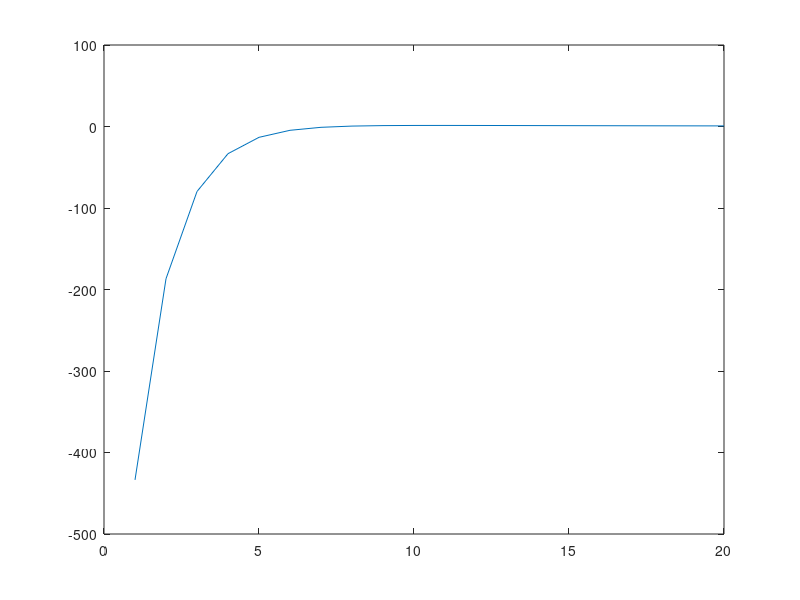

Source code (MATLAB):
% The SRM model of a neuron is as follows. It has the following parameters.

% Number of inputs N.
% PSP (post synaptic potential attached to each input) f_i(t) for i=1..N
% AHP (after hyperpolarization) for output g(t)
% 
% The neuron receives spike trains at each synapse.
% spike train at synapse i is <t^i_1,t^i_2,....>
% 
% Past output spikes of the neuron are <t^0_1,t^0,2....>
%  
% Potential at soma of neuron is:
% 
% \sum_synapses 1...N  \sum spikes at synapse_i   f_i(t^i_j)   + \sum g(t^0_j)
% 
% when potential crosses the threshold, the neuron generates a new spike
%  
% The controller will receive the state of the system as a spike train, and will send out a control signal also as a spike train.

%%%%%%%%%%%%%%% Membrane potential %%%%%%%%%%%%%%%%%
% Choose AMPA for excitatory and GABA_A for inhibitory synapses. 
% The most important constant is tau which should be 20msec and 10 msec respectively.

% PSPs P(t) = (Q/(d*sqrt(t)))*exp((-beta*d^2)/t)*exp(-t/tau)
% AHPs P(t) = R*exp(-t/gamma)
% where R denotes the instantaneous fall in potential after a spike
% and gamma controls its rate of recovery

disp('SRM function')

% number of inputs at each synapse
% N = 100; 
% i = 1:N;
% dt = 0.001;     % 1 ms time step
dt = 1;     % time step
% t = 0:dt:0.1;   % for AMPA
t = 0:dt:20;   % for AMPA
% t = 0:dt:0.01;  % for GABA_A
% t = 0:dt:100;  % for GABA_A

% synaptic and axonal delays were combined and chosen from the realistic
% range [0.4, 0.9] msec.
delay = 0.8;

% PSPs
% Q denotes the connection strength randomly chosen from the range [1.0,
% 10.0] or fixed values depending upon the architecture
% The Q's at all synapses were scaled uniformly so that the average spike
% rate of the neurons in the network lay in a realistic range (i.e., did
% not exceed 20Hz).
% Q = 1.0;    % max potential: 0.0668, 12neurons needed to fire
Q = 5.0;    % max potential: 0.3924, 3neurons needed to fire
% Q = 10.0;    % max potential: 0.8407, 2neurons needed to fire
% distance of the synapse from the soma [1.0, 2.0]
% 1.5 for excitatory, 1.2 for inhibitory synapses
d = 1.5;
% beta and tau control the rate of rise and fall of the PSP

% AMPA for excitatory
beta = 1.0;
% tau = 0.02; % 20ms on exceitatory
tau = 20; % 20ms on exceitatory
% tau = 10; % 10ms on inhibitory

% GABA_A for inhibitory
% beta = 1.1;
% tau = 0.01; % 10ms

% GABA_B
% beta = 50.0;
% tau = 100;

disp([ 'tau = ' num2str(tau) ', Q = ' num2str(Q) ', d = ' num2str(d) ', beta = ' num2str(beta)]);

PSPs = 0;
for i = 1:3
    PSPs = PSPs + (Q/d./sqrt(t)).*exp(-(beta*d^2)./t).*exp(-t/tau);
end

% AHPs
R = -1000.0; % default
% gamma = 0.0012; % 1.2 msec
gamma = 1.2; % 1.2 msec
AHP = R*exp(-t/gamma);

potential = PSPs + AHP;

% plot(t, PSPs)
% hold on;
% plot(t, AHP)
% hold on;
plot(t, potential)

disp([max(PSPs)  max(AHP) max(potential)])

% number of spikes at each synapse without weights
M = 100;
j = 1:M;

% potential = sum(f_i, g);
threshold = 1.0;
if (max(potential) > threshold)
    disp('fired');
end

%%%%%%%%%%%%%%% function Force %%%%%%%%%%%%%%%%%
% clf; clear all;

% fmax = 1000; % F(-7.3576, 7.3576)
% fmax = 2000; % F(-14.7152, 14.7152)
% fmax = 10000; % F(-73.5759, 73.5759)
% dt = 0.02; % 20ms, tau = 1, Fmax = 0.3679, period = 9.18sec 460steps (300-400 ok)
% dt = 0.001; % 1ms, tau = 1, Fmax = 0.36788, period = 9.199sec, 9200steps
% dt = 0.001; % 1ms, tau = 0.02, Fmax = 0.0073576, period = 0.179sec, 180steps
% tau = 1; % 
% tau = 0.5; % dt = 0.02, Fmax = 0.18394, period = 4.38sec, 220steps
% tau = 0.02; % dt = 0.001, Fmax = 0.0073576, period = 0.18sec, 10steps
% last_steps = 200; % 460, 8000, 9200
% total_steps = 2000; % 1sec
% 
% steps = []; F = []; push = [];

% tic
% for step = 1:(total_steps)
% %     step
% %     endpoint = min(last_steps, step + last_steps);
%     startpoint = mod(step, last_steps);
%     endpoint = startpoint + last_steps - 1;
%     if startpoint == 1   
%         push = mod(randi(3),3) - 1;
%         for i = startpoint: endpoint
%             steps(step + i) = (step + i - 1)*dt;
%             t = steps(i);            
% %             F(step + i) = t*exp(-t/tau);
%             F(step + i) = fmax * push * t*exp(-t/tau);
% %             steps(step + i) = step * dt;
% %             F(step + i) = step+ i;
%         end
%     end
% %     step = step + 1;
% end
% 
% disp(['steps(end): ' num2str(steps(end)) ', F(end): ' num2str(F(end)) ', F(' num2str(min(F)) ', ' num2str(max(F)) ')' ] );
% 
% hold on;
% plot(steps,F);
% ylabel('Force');
% xlabel('time');
% hold off;
% 
% toc

%%%%%%%%%%%%%%% loading data %%%%%%%%%%%%%%%%%
% data = load('data_gui_08.mat');
%        filter: [6.1360e-05 94.1404]
%          gain: [3.6675e-04 -0.0168 -1.6182]
%     threshold: [-41.4561 1.1721e+03 2.6385]
%       int_rel: [0.5000 0.7200]
%           g_e: [199999x2 double]
%           g_i: [199999x2 double]
%             v: [199999x2 double]
            
% parameters = load('parameters.mat');
%        filter: [6.1360e-05 94.1404]
%          gain: [3.6675e-04 -0.0168 -1.6182]
%     threshold: [-41.4561 1.1721e+03 2.6385]

% modeldb = load('modeldB_data.mat');
%                ETA: [1x35000 double]
%             filter: [1x1 struct]
%      cst_threshold: -40.2124
%     exp1_threshold: [-40.2124 10.6523 17.7802]
%               data: {[1x1 struct]  [1x1 struct]}

% data1 = modeldb.data{1,1}
%     spiketimes: [656x1 double]
%              V: [34000x1 double]
%              I: [34000x1 double]
%           mean: 480
%            std: 165
%      int_coinc: 0.7100


% data2 = modeldb.data{1,2}
%     spiketimes: [218x1 double]
%              V: [34000x1 double]
%              I: [34000x1 double]
%           mean: 160
%            std: 330
%      int_coinc: 0.8900
     
% modeldb.filter;
%        a: 0.1082
%        b: -2.1664
%        c: 0.0027
%        d: -0.0630
%     fifi: [1x110 double]
% modeldb.filter.fifi;

% t = 0:10;
% f_i = 
% sum = \sum f_i(t^i_j) + \sum g(t^0_j)

% g_e = data.g_e;
% g_i = data.g_i;
% plot(g_e)
% hold on;
% plot(g_i)
% plot(data.v)

